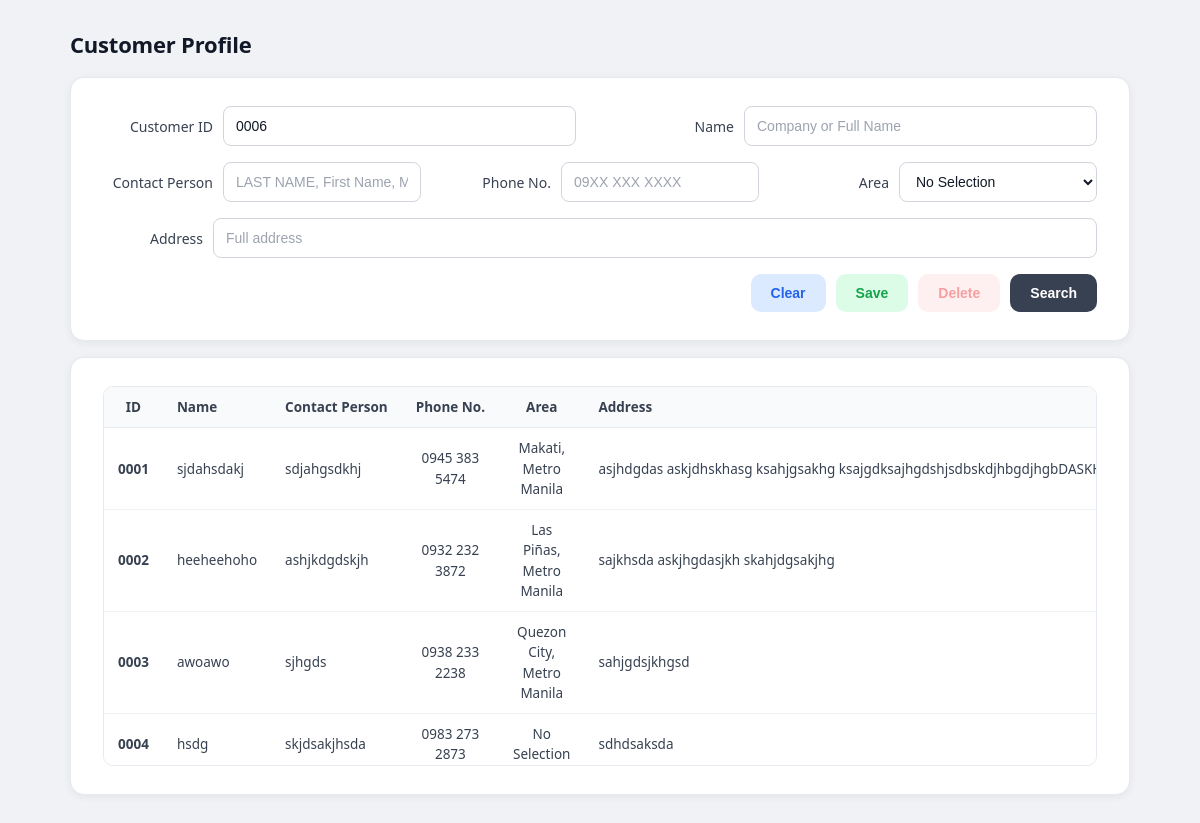
Screenshot of /profiles/?tab=customer with the database file from the repository.
### payroll_app/models.py (models this page shows, shortened)
class Customer(models.Model):
    AREA_CHOICES = [
        ("No Selection", "No Selection"),
        ('Caloocan, Metro Manila', 'Caloocan, Metro Manila'),
        ('Las Piñas, Metro Manila', 'Las Piñas, Metro Manila'),
        ('Makati, Metro Manila', 'Makati, Metro Manila'),
        ('Malabon, Metro Manila', 'Malabon, Metro Manila'),
        ('Mandaluyong, Metro Manila', 'Mandaluyong, Metro Manila'),
        ('Manila, Metro Manila', 'Manila, Metro Manila'),
        ('Marikina, Metro Manila', 'Marikina, Metro Manila'),
        ('Muntinlupa, Metro Manila', 'Muntinlupa, Metro Manila'),
        ('Navotas, Metro Manila', 'Navotas, Metro Manila'),
        ('Parañaque, Metro Manila', 'Parañaque, Metro Manila'),
        ('Pasay, Metro Manila', 'Pasay, Metro Manila'),
        ('Pasig, Metro Manila', 'Pasig, Metro Manila'),
        ('Quezon City, Metro Manila', 'Quezon City, Metro Manila'),
        ('San Juan, Metro Manila', 'San Juan, Metro Manila'),
        ('Taguig, Metro Manila', 'Taguig, Metro Manila'),
        ('Valenzuela, Metro Manila', 'Valenzuela, Metro Manila'),
        ('Pateros, Metro Manila', 'Pateros, Metro Manila'),
        ('Alaminos, Pangasinan', 'Alaminos, Pangasinan'),
        ('Batac, Ilocos Norte', 'Batac, Ilocos Norte'),
        ('Candon, Ilocos Sur', 'Candon, Ilocos Sur'),
        ('Dagupan, Pangasinan', 'Dagupan, Pangasinan'),
        ('Laoag, Ilocos Norte', 'Laoag, Ilocos Norte'),
        ('San Carlos, Pangasinan', 'San Carlos, Pangasinan'),
        ('San Fernando, La Union', 'San Fernando, La Union'),
        ('Urdaneta, Pangasinan', 'Urdaneta, Pangasinan'),
        ('Vigan, Ilocos Sur', 'Vigan, Ilocos Sur'),
        ('Cauayan, Isabela', 'Cauayan, Isabela'),
        ('Ilagan, Isabela', 'Ilagan, Isabela'),
        ('Santiago, Isabela', 'Santiago, Isabela'),
        ('Tuguegarao, Cagayan', 'Tuguegarao, Cagayan'),
        ('Angeles City, Pampanga', 'Angeles City, Pampanga'),
        ('Balanga, Bataan', 'Balanga, Bataan'),
        ('Cabanatuan, Nueva Ecija', 'Cabanatuan, Nueva Ecija'),
        ('Gapan, Nueva Ecija', 'Gapan, Nueva Ecija'),
        ('Mabalacat, Pampanga', 'Mabalacat, Pampanga'),
        ('Malolos, Bulacan', 'Malolos, Bulacan'),
        ('Meycauayan, Bulacan', 'Meycauayan, Bulacan'),
        ('Muñoz, Nueva Ecija', 'Muñoz, Nueva Ecija'),
        ('Olongapo, Zambales', 'Olongapo, Zambales'),
        ('Palayan, Nueva Ecija', 'Palayan, Nueva Ecija'),
        ('San Fernando, Pampanga', 'San Fernando, Pampanga'),
        ('San Jose, Nueva Ecija', 'San Jose, Nueva Ecija'),
        ('San Jose del Monte, Bulacan', 'San Jose del Monte, Bulacan'),
        ('Tarlac City, Tarlac', 'Tarlac City, Tarlac'),
        ('Antipolo, Rizal', 'Antipolo, Rizal'),
        ('Bacoor, Cavite', 'Bacoor, Cavite'),
        ('Batangas City, Batangas', 'Batangas City, Batangas'),
        ('Biñan, Laguna', 'Biñan, Laguna'),
        ('Cabuyao, Laguna', 'Cabuyao, Laguna'),
        ('Calamba, Laguna', 'Calamba, Laguna'),
        ('Calaca, Batangas', 'Calaca, Batangas'),
        ('Carmona, Cavite', 'Carmona, Cavite'),
        ('Cavite City, Cavite', 'Cavite City, Cavite'),
        ('Dasmariñas, Cavite', 'Dasmariñas, Cavite'),
        ('General Trias, Cavite', 'General Trias, Cavite'),
        ('Imus, Cavite', 'Imus, Cavite'),
        ('Lipa, Batangas', 'Lipa, Batangas'),
        ('Lucena, Quezon', 'Lucena, Quezon'),
        ('San Pablo, Laguna', 'San Pablo, Laguna'),
        ('San Pedro, Laguna', 'San Pedro, Laguna'),
        ('Santa Rosa, Laguna', 'Santa Rosa, Laguna'),
        ('Santo Tomas, Batangas', 'Santo Tomas, Batangas'),
        ('Tagaytay, Cavite', 'Tagaytay, Cavite'),
        ('Tanauan, Batangas', 'Tanauan, Batangas'),
        ('Tayabas, Quezon', 'Tayabas, Quezon'),
        ('Trece Martires, Cavite', 'Trece Martires, Cavite'),
        ('Calapan, Oriental Mindoro', 'Calapan, Oriental Mindoro'),
        ('Puerto Princesa, Palawan', 'Puerto Princesa, Palawan'),
        ('Iriga, Camarines Sur', 'Iriga, Camarines Sur'),
        ('Legazpi, Albay', 'Legazpi, Albay'),
        ('Ligao, Albay', 'Ligao, Albay'),
        ('Masbate City, Masbate', 'Masbate City, Masbate'),
        ('Naga, Camarines Sur', 'Naga, Camarines Sur'),
        ('Sorsogon City, Sorsogon', 'Sorsogon City, Sorsogon'),
        ('Tabaco, Albay', 'Tabaco, Albay'),
        ('Bacolod, Negros Occidental', 'Bacolod, Negros Occidental'),
        ('Bago, Negros Occidental', 'Bago, Negros Occidental'),
        ('Cadiz, Negros Occidental', 'Cadiz, Negros Occidental'),
        ('Escalante, Negros Occidental', 'Escalante, Negros Occidental'),
        ('Himamaylan, Negros Occidental', 'Himamaylan, Negros Occidental'),
        ('Iloilo City, Iloilo', 'Iloilo City, Iloilo'),
        ('Kabankalan, Negros Occidental', 'Kabankalan, Negros Occidental'),
        ('La Carlota, Negros Occidental', 'La Carlota, Negros Occidental'),
        ('Passi, Iloilo', 'Passi, Iloilo'),
        ('Roxas, Capiz', 'Roxas, Capiz'),
        ('Sagay, Negros Occidental', 'Sagay, Negros Occidental'),
        ('San Carlos, Negros Occidental', 'San Carlos, Negros Occidental'),
        ('Silay, Negros Occidental', 'Silay, Negros Occidental'),
        ('Sipalay, Negros Occidental', 'Sipalay, Negros Occidental'),
        ('Talisay, Negros Occidental', 'Talisay, Negros Occidental'),
        ('Victorias, Negros Occidental', 'Victorias, Negros Occidental'),
        ('Bais, Negros Oriental', 'Bais, Negros Oriental'),
        ('Bayawan, Negros Oriental', 'Bayawan, Negros Oriental'),
        ('Bogo, Cebu', 'Bogo, Cebu'),
        ('Canlaon, Negros Oriental', 'Canlaon, Negros Oriental'),
        ('Carcar, Cebu', 'Carcar, Cebu'),
        ('Cebu City, Cebu', 'Cebu City, Cebu'),
        ('Danao, Cebu', 'Danao, Cebu'),
        ('Dumaguete, Negros Oriental', 'Dumaguete, Negros Oriental'),
        ('Guihulngan, Negros Oriental', 'Guihulngan, Negros Oriental'),
        ('Lapu-Lapu, Cebu', 'Lapu-Lapu, Cebu'),
        ('Mandaue, Cebu', 'Mandaue, Cebu'),
        ('Naga, Cebu', 'Naga, Cebu'),
        ('San Fernando, Cebu', 'San Fernando, Cebu'),
        ('Talisay, Cebu', 'Talisay, Cebu'),
        ('Tanjay, Negros Oriental', 'Tanjay, Negros Oriental'),
        ('Toledo, Cebu', 'Toledo, Cebu'),
        ('Baybay, Leyte', 'Baybay, Leyte'),
        ('Borongan, Eastern Samar', 'Borongan, Eastern Samar'),
        ('Calbayog, Samar', 'Calbayog, Samar'),
        ('Catbalogan, Samar', 'Catbalogan, Samar'),
        ('Maasin, Southern Leyte', 'Maasin, Southern Leyte'),
        ('Ormoc, Leyte', 'Ormoc, Leyte'),
        ('Tacloban, Leyte', 'Tacloban, Leyte'),
        ('Dapitan, Zamboanga del Norte', 'Dapitan, Zamboanga del Norte'),
        ('Dipolog, Zamboanga del Norte', 'Dipolog, Zamboanga del Norte'),
        ('Isabela, Basilan', 'Isabela, Basilan'),
        ('Pagadian, Zamboanga del Sur', 'Pagadian, Zamboanga del Sur'),
        ('Zamboanga City, Zamboanga del Sur', 'Zamboanga City, Zamboanga del Sur'),
        ('Cagayan de Oro, Misamis Oriental', 'Cagayan de Oro, Misamis Oriental'),
        ('El Salvador, Misamis Oriental', 'El Salvador, Misamis Oriental'),
        ('Gingoog, Misamis Oriental', 'Gingoog, Misamis Oriental'),
        ('Iligan, Lanao del Norte', 'Iligan, Lanao del Norte'),
        ('Malaybalay, Bukidnon', 'Malaybalay, Bukidnon'),
        ('Oroquieta, Misamis Occidental', 'Oroquieta, Misamis Occidental'),
        ('Ozamiz, Misamis Occidental', 'Ozamiz, Misamis Occidental'),
        ('Tangub, Misamis Occidental', 'Tangub, Misamis Occidental'),
        ('Valencia, Bukidnon', 'Valencia, Bukidnon'),
        ('Davao City, Davao del Sur', 'Davao City, Davao del Sur'),
        ('Digos, Davao del Sur', 'Digos, Davao del Sur'),
        ('Mati, Davao Oriental', 'Mati, Davao Oriental'),
        ('Panabo, Davao del Norte', 'Panabo, Davao del Norte'),
        ('Samal, Davao del Norte', 'Samal, Davao del Norte'),
        ('Tagum, Davao del Norte', 'Tagum, Davao del Norte'),
        ('General Santos, South Cotabato', 'General Santos, South Cotabato'),
        ('Kidapawan, Cotabato', 'Kidapawan, Cotabato'),
        ('Koronadal, South Cotabato', 'Koronadal, South Cotabato'),
        ('Tacurong, Sultan Kudarat', 'Tacurong, Sultan Kudarat'),
        ('Bislig, Surigao del Sur', 'Bislig, Surigao del Sur'),
        ('Butuan, Agusan del Norte', 'Butuan, Agusan del Norte'),
        ('Cabadbaran, Agusan del Norte', 'Cabadbaran, Agusan del Norte'),
        ('Surigao City, Surigao del Norte', 'Surigao City, Surigao del Norte'),
        ('Tandag, Surigao del Sur', 'Tandag, Surigao del Sur'),
        ('Baguio, Benguet', 'Baguio, Benguet'),
        ('Tabuk, Kalinga', 'Tabuk, Kalinga'),
        ('Cotabato City, Maguindanao del Norte', 'Cotabato City, Maguindanao del Norte'),
        ('Lamitan, Basilan', 'Lamitan, Basilan'),
        ('Marawi, Lanao del Sur', 'Marawi, Lanao del Sur'),
    ]
    customer_id = models.CharField(max_length=4, primary_key=True, editable=False)
    name = models.CharField(max_length=50)
    contact_person = models.CharField(max_length=50)
    phone_no = models.CharField(max_length=13)
    address = models.CharField(max_length=150)
    area = models.CharField(
        max_length=100,
        choices=AREA_CHOICES,
        default="No Selection",
        blank=True,
    )
    class Meta:
        db_table = "CUSTOMER"

### payroll_app/views.py (the view, shortened to what this page needs)
# urls.py: path("profiles/", views.profiles, name="profiles"),
def profiles(request):
    active_tab = request.GET.get("tab", "product")
    products = Product.objects.all().order_by("product_id")
    customers = Customer.objects.all().order_by("customer_id")
    agents = Agent.objects.all().order_by("agent_id")
    banks = Bank.objects.all().order_by("bank_id")
    if active_tab == "customer":
        customer_id = (request.GET.get("customer_id") or "").strip()
        name = request.GET.get("name")
        contact_person = request.GET.get("contact_person")
        phone_no = (request.GET.get("phone_no") or "").strip()
        area = request.GET.get("area")
        address = request.GET.get("address")
        if customer_id:
            customers = customers.filter(customer_id__icontains=customer_id)
        if name:
            customers = customers.filter(name__icontains=name)
        if contact_person:
            customers = customers.filter(contact_person__icontains=contact_person)
        if phone_no:
            customers = customers.filter(phone_no__icontains=phone_no)
        if area and area != "No Selection":
            customers = customers.filter(area=area)
        if address:
            customers = customers.filter(address__icontains=address)
    context = {
        "active_tab": active_tab,
        "products": products,
        "customers": customers,
        "agents": agents,
        "banks": banks,
        "next_product_id": next_padded_id(Product, "product_id", 5),
        "next_customer_id": next_padded_id(Customer, "customer_id", 4),
        "next_agent_id": next_padded_id(Agent, "agent_id", 4),
        "next_bank_id": next_padded_id(Bank, "bank_id", 4),
        "area_choices": Customer.AREA_CHOICES,
    }
    return render(request, "profiles.html", context)

### payroll_app/templates/profiles.html (shortened to what this page needs)
{% extends 'base.html' %}
{% load static %}
{% block content %}
<div class="page-wrap">
	{% if active_tab == 'customer' %}
		<h1 class="page-title">Customer Profile</h1>
		<div class="pf-card">
			<form id="customerForm" method="POST" action="{% url 'customer_create' %}" novalidate>
				<div class="pf-form-cols" style="margin-bottom:16px;">
					<div class="pf-field" style="margin-bottom:0;">
						<label class="pf-label" for="customer_id">Customer ID</label>
						<div>
							<input type="text" class="pf-input" id="customer_id" name="customer_id" value="{% if request.GET.customer_id %}{{ request.GET.customer_id }}{% elif request.GET.name or request.GET.contact_person or request.GET.phone_no or request.GET.area or request.GET.address %}{% else %}{{ next_customer_id }}{% endif %}">
						</div>
					</div>
					<div class="pf-field" style="margin-bottom:0;">
						<label class="pf-label" for="customer_name">Name</label>
						<div>
							<input type="text" class="pf-input" id="customer_name" name="name" value="{{ request.GET.name|default:'' }}" maxlength="50" autocomplete="off" placeholder="Company or Full Name">
						</div>
					</div>
				</div>
				<div class="pf-row-3">
					<div class="pf-field">
						<label class="pf-label" for="contact_person">Contact Person</label>
						<div>
							<input type="text" class="pf-input" id="contact_person" name="contact_person" value="{{ request.GET.contact_person|default:'' }}" maxlength="50" autocomplete="off" placeholder="LAST NAME, First Name, M.I.">
						</div>
					</div>
					<div class="pf-field">
						<label class="pf-label" for="customer_phone">Phone No.</label>
						<div>
							<input type="text" class="pf-input" id="customer_phone" name="phone_no" value="{{ request.GET.phone_no|default:'' }}" maxlength="13" placeholder="09XX XXX XXXX" autocomplete="off">
						</div>
					</div>
					<div class="pf-field">
						<label class="pf-label" for="area">Area</label>
						<div>
							<select class="pf-select" id="area" name="area">
								{% for value, label in area_choices %}
									<option value="{{ value }}" {% if request.GET.area == value %}selected{% endif %}>{{ label }}</option>
								{% endfor %}
							</select>
						</div>
					</div>
				</div>
				<div class="pf-row-full">
					<div class="pf-field" style="grid-template-columns: 100px 1fr;">
						<label class="pf-label" for="customer_address">Address</label>
						<div>
							<input type="text" class="pf-input" id="customer_address" name="address" value="{{ request.GET.address|default:'' }}" maxlength="150" autocomplete="off" placeholder="Full address">
						</div>
					</div>
				</div>
				<div class="pf-actions">
					<button type="button" id="clearBtnCustomer" class="pf-btn pf-btn-clear">Clear</button>
					<button type="submit" id="saveBtnCustomer" class="pf-btn pf-btn-save">Save</button>
					<button type="button" id="deleteBtnCustomer" class="pf-btn pf-btn-delete" disabled>Delete</button>
					<button type="button" id="searchBtnCustomer" class="pf-btn pf-btn-search">Search</button>
				</div>
			</form>
		</div>
		<div class="pf-card">
			<div class="pf-table-wrap">
				<table class="pf-table" style="min-width:900px;">
					<thead>
						<tr>
							<th style="width:70px;">ID</th>
							<th class="col-desc" style="width:160px;">Name</th>
							<th class="col-desc" style="width:180px;">Contact Person</th>
							<th style="width:140px;">Phone No.</th>
							<th style="width:180px;">Area</th>
							<th class="col-desc">Address</th>
						</tr>
					</thead>
					<tbody>
						{% for customer in customers %}
							<tr class="customer-row" title="Click to edit" data-id="{{ customer.customer_id }}" data-name="{{ customer.name }}" data-contact="{{ customer.contact_person }}" data-phone="{{ customer.phone_no }}" data-area="{{ customer.area }}" data-address="{{ customer.address }}">
								<td class="col-id">{{ customer.customer_id }}</td>
								<td class="col-desc">{{ customer.name }}</td>
								<td class="col-desc">{{ customer.contact_person }}</td>
								<td>{{ customer.phone_no }}</td>
								<td>{{ customer.area }}</td>
								<td class="col-desc" style="white-space:nowrap;">{{ customer.address }}</td>
							</tr>
						{% empty %}
							<tr>
								<td colspan="6" style="padding:1.5rem; color:#9ca3af; text-align:center;">No customers found.</td>
							</tr>
						{% endfor %}
					</tbody>
				</table>
			</div>
		</div>
	{% endif %}
</div>
{% endblock %}

### rows the page displays
Customer: customer_id "0001", name "sjdahsdakj", contact_person "sdjahgsdkhj", phone_no "0945 383 5474", area "Makati, Metro Manila", address "asjhdgdas askjdhskhasg ksahjgsakhg…"
Customer: customer_id "0002", name "heeheehoho", contact_person "ashjkdgdskjh", phone_no "0932 232 3872", area "Las Piñas, Metro Manila", address "sajkhsda askjhgdasjkh skahjdgsakjhg"
Customer: customer_id "0003", name "awoawo", contact_person "sjhgds", phone_no "0938 233 2238", area "Quezon City, Metro Manila", address "sahjgdsjkhgsd"
Customer: customer_id "0004", name "hsdg", contact_person "skjdsakjhsda", phone_no "0983 273 2873", area "No Selection", address "sdhdsaksda"

### other values shown
form field area "No Selection"
